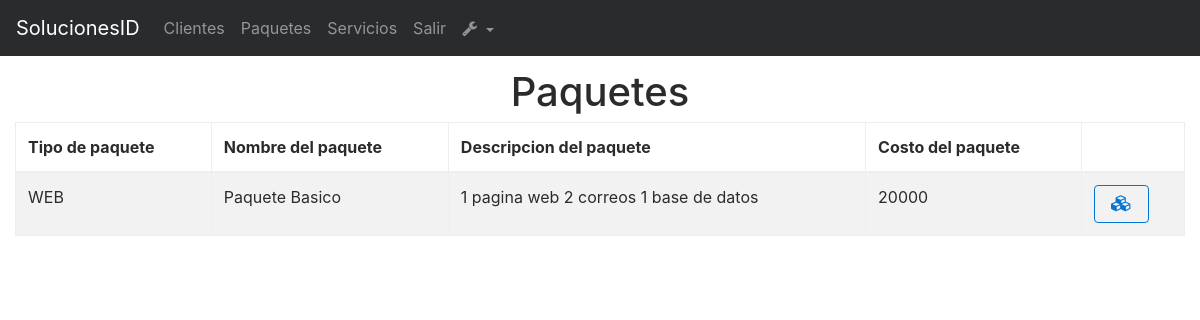
Page /index.php?action=RegistrosPaquetes (signed in) on the committed database.
### tables this page shows
CREATE TABLE IF NOT EXISTS `Paquete` (
  `nombrePaquete` varchar(50) NOT NULL,
  `idPaquete` int(11) NOT NULL AUTO_INCREMENT,
  `costoPaquete` int(11) DEFAULT NULL,
  `tipoPaquete` varchar(50) DEFAULT NULL,
  `descripcionPaquete` varchar(150) DEFAULT NULL,
  `estado` tinyint(1) DEFAULT NULL,
  PRIMARY KEY (`idPaquete`)
);

### models/conexionBD.php (called while the page is built)
<?php
class Conexion{
	public static function conectar(){
		$link = new PDO("mysql:host=localhost;dbname=u700675089_soluc","root","ger3uicab");
		return $link;
	}
}
?>

### models/ModelPaquete.php (called while the page is built, shortened)
<?php
require_once "conexionBD.php";
class ModelPaquete extends Conexion{
	public static function vistaPaqueteModel(){
		$stmt = Conexion::conectar()->prepare("SELECT idPaquete,nombrePaquete,costoPaquete,tipoPaquete,descripcionPaquete,estado FROM Paquete");
		$stmt->execute();
		return $stmt->fetchAll();
	}
}
?>

### controllers/controllerAdministrador.php (called while the page is built, shortened)
<?php
class ControllerAdministrador{
	public function pagina(){
		include "views/template.php";
	}
	public function enlacesPaginasController(){
		if(isset( $_GET['action'])){
			$enlaces = $_GET['action'];
		}
		else{
			$enlaces = "index";
		}
		$respuesta = Paginas::enlacesPaginasModel($enlaces);
		include $respuesta;
	}
}
?>

### index.php (called while the page is built, shortened)
<?php
require_once 'models/ModelPaquete.php';
require_once "controllers/controllerAdministrador.php";
require_once 'controllers/controllerPaquete.php';
$mvc = new ControllerAdministrador();
$mvc -> pagina();
?>

### controllers/controllerPaquete.php (the view, shortened to what this page needs)
<?php
 class MvcControllerPaquete{
	  public function vistaPaqueteController(){
		$respuesta = ModelPaquete::vistaPaqueteModel();
		foreach($respuesta as $row => $item){
		echo'<tr>
				<td>'.$item["tipoPaquete"].'</td>
				<td>'.$item["nombrePaquete"].'</td>
				<td>'.$item["descripcionPaquete"].'</td>
				<td>'.$item["costoPaquete"].'</td>
								<td><a href="index.php?action=editarPaquete&idPaquete='.$item["idPaquete"].'"><button class="btn btn-outline-primary"><i class="fa fa-cubes" aria-hidden="true"></i></button></a>
					</td>
				</tr>';
		}
	}
}
 ?>

### views/assets/css/style.css (style rules this page uses)
body { padding-top: 70px; }

### rows in the picture
paquete: tipoPaquete "WEB", nombrePaquete "Paquete Basico", descripcionPaquete "1 pagina web 2 correos 1 base de datos", costoPaquete "20000"
